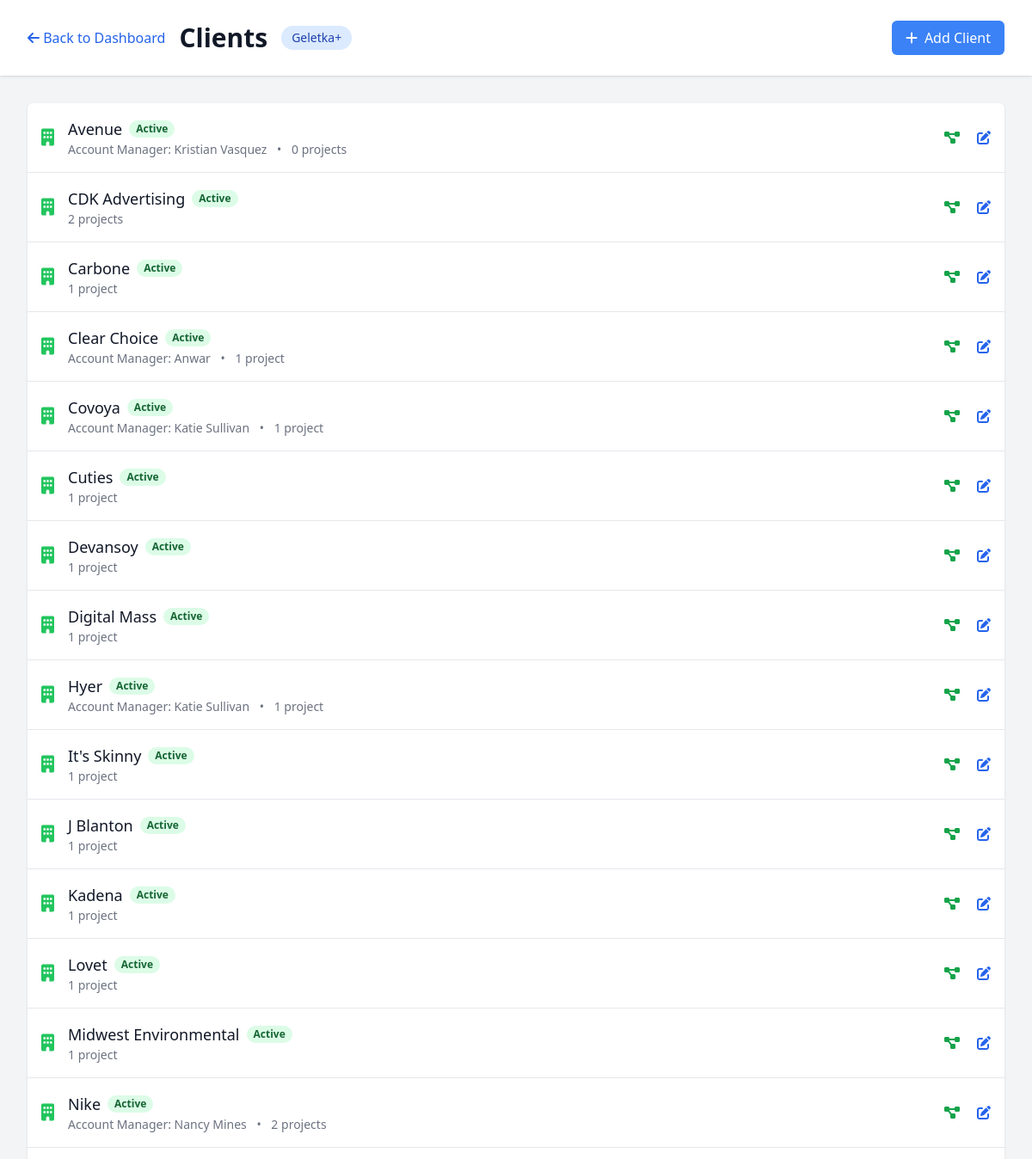
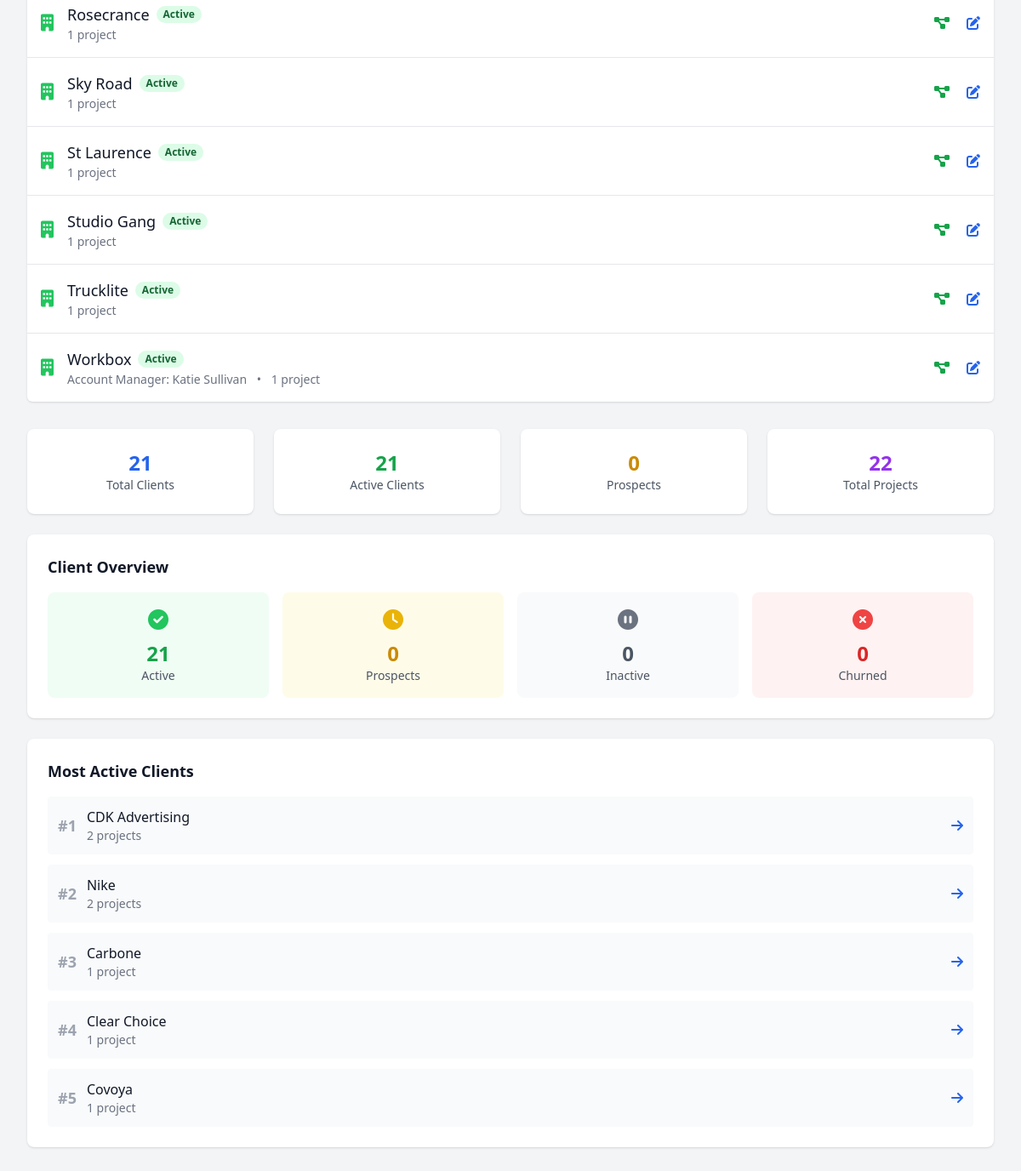
The app's page /agency/clients/ (signed in) with its own data (2 pictures, top to bottom).
### agency/models.py (models this page shows, shortened)
class Company(models.Model):
    id = models.UUIDField(primary_key=True, default=uuid.uuid4, editable=False)
    name = models.CharField(max_length=100)
    code = models.CharField(max_length=10, unique=True)
    created_at = models.DateTimeField(auto_now_add=True)
    class Meta:
        verbose_name_plural = "Companies"

class Client(models.Model):
    STATUS_CHOICES = [
        ('active', 'Active'),
        ('inactive', 'Inactive'),
        ('prospect', 'Prospect'),
        ('churned', 'Churned'),
    ]
    id = models.UUIDField(primary_key=True, default=uuid.uuid4, editable=False)
    name = models.CharField(max_length=200)
    company = models.ForeignKey(Company, on_delete=models.CASCADE, related_name='clients')
    status = models.CharField(max_length=20, choices=STATUS_CHOICES, default='active')
    account_manager = models.ForeignKey(User, on_delete=models.SET_NULL, null=True, blank=True,
                                      related_name='managed_clients')
    created_at = models.DateTimeField(auto_now_add=True)

### agency/views.py (the view)
# urls.py: path('clients/', views.clients_list, name='clients_list'),
@login_required
def clients_list(request):
    company = Company.objects.first()
    clients = Client.objects.filter(company=company).order_by('name')
    context = {
        'clients': clients,
        'company': company,
    }
    return render(request, 'clients/list.html', context)

### templates/clients/list.html (shortened to what this page needs)
<!DOCTYPE html>
<html lang="en">
<head>
    <script src="https://cdn.tailwindcss.com"></script>
    <link rel="stylesheet" href="https://cdnjs.cloudflare.com/ajax/libs/font-awesome/6.0.0/css/all.min.css">
</head>
<body class="bg-gray-100">
    <div class="min-h-screen">
        <header class="bg-white shadow">
            <div class="max-w-7xl mx-auto px-4 sm:px-6 lg:px-8">
                <div class="flex justify-between items-center py-6">
                    <div class="flex items-center">
                        <a href="{% url 'agency:dashboard' %}" class="text-blue-600 hover:text-blue-800 mr-4">
                            <i class="fas fa-arrow-left"></i> Back to Dashboard
                        </a>
                        <h1 class="text-3xl font-bold text-gray-900">Clients</h1>
                        {% if company %}
                            <span class="ml-4 px-3 py-1 bg-blue-100 text-blue-800 rounded-full text-sm">{{ company.name }}</span>
                        {% endif %}
                    </div>
                    <div class="flex space-x-4">
                        <a href="/admin/agency/client/add/" class="bg-blue-500 text-white px-4 py-2 rounded-md hover:bg-blue-600">
                            <i class="fas fa-plus mr-2"></i>Add Client
                        </a>
                    </div>
                </div>
            </div>
        </header>
        <main class="max-w-7xl mx-auto px-4 sm:px-6 lg:px-8 py-8">
            <div class="bg-white shadow overflow-hidden sm:rounded-md">
                <ul class="divide-y divide-gray-200">
                    {% for client in clients %}
                    <li>
                        <div class="px-4 py-4 flex items-center justify-between">
                            <div class="flex items-center">
                                <div class="flex-shrink-0">
                                    {% if client.status == 'active' %}
                                        <i class="fas fa-building text-green-500 text-xl"></i>
                                    {% elif client.status == 'prospect' %}
                                        <i class="fas fa-building text-yellow-500 text-xl"></i>
                                    {% else %}
                                        <i class="fas fa-building text-gray-500 text-xl"></i>
                                    {% endif %}
                                </div>
                                <div class="ml-4">
                                    <div class="flex items-center">
                                        <div class="text-lg font-medium text-gray-900">
                                            {{ client.name }}
                                        </div>
                                        <div class="ml-2 flex-shrink-0 flex">
                                            <span class="px-2 inline-flex text-xs leading-5 font-semibold rounded-full
                                                {% if client.status == 'active' %}bg-green-100 text-green-800
                                                {% elif client.status == 'prospect' %}bg-yellow-100 text-yellow-800
                                                {% elif client.status == 'churned' %}bg-red-100 text-red-800
                                                {% else %}bg-gray-100 text-gray-800{% endif %}">
                                                {{ client.get_status_display }}
                                            </span>
                                        </div>
                                    </div>
                                    <div class="text-sm text-gray-500">
                                        {% if client.account_manager %}
                                            <span>Account Manager: {{ client.account_manager.get_full_name|default:client.account_manager.username }}</span>
                                            <span class="mx-2">•</span>
                                        {% endif %}
                                        <span>{{ client.projects.count }} project{{ client.projects.count|pluralize }}</span>
                                    </div>
                                </div>
                            </div>
                            <div class="flex items-center space-x-2">
                                <a href="/admin/agency/project/?client__id__exact={{ client.id }}"
                                   class="text-green-600 hover:text-green-900 mr-3" title="View Projects">
                                    <i class="fas fa-project-diagram"></i>
                                </a>
                                <a href="/admin/agency/client/{{ client.id }}/change/"
                                   class="text-blue-600 hover:text-blue-900" title="Edit Client">
                                    <i class="fas fa-edit"></i>
                                </a>
                            </div>
                        </div>
                    </li>
                    {% endfor %}
                </ul>
            </div>
            {% if clients %}
            <div class="mt-8 grid grid-cols-1 md:grid-cols-4 gap-6">
                <div class="bg-white rounded-lg shadow p-6">
                    <div class="text-center">
                        <p class="text-2xl font-bold text-blue-600">{{ clients|length }}</p>
                        <p class="text-sm text-gray-600">Total Clients</p>
                    </div>
                </div>
                <div class="bg-white rounded-lg shadow p-6">
                    <div class="text-center">
                        <p class="text-2xl font-bold text-green-600" id="activeClients">0</p>
                        <p class="text-sm text-gray-600">Active Clients</p>
                    </div>
                </div>
                <div class="bg-white rounded-lg shadow p-6">
                    <div class="text-center">
                        <p class="text-2xl font-bold text-yellow-600" id="prospectClients">0</p>
                        <p class="text-sm text-gray-600">Prospects</p>
                    </div>
                </div>
                <div class="bg-white rounded-lg shadow p-6">
                    <div class="text-center">
                        <p class="text-2xl font-bold text-purple-600" id="totalProjects">0</p>
                        <p class="text-sm text-gray-600">Total Projects</p>
                    </div>
                </div>
            </div>
            <div class="mt-6 bg-white rounded-lg shadow p-6">
                <h3 class="text-lg font-semibold text-gray-900 mb-4">Client Overview</h3>
                <div class="grid grid-cols-2 md:grid-cols-4 gap-4">
                    <div class="text-center p-4 bg-green-50 rounded-lg">
                        <div class="flex items-center justify-center mb-2">
                            <i class="fas fa-check-circle text-green-500 text-2xl"></i>
                        </div>
                        <p class="text-2xl font-bold text-green-600" id="activeCount">0</p>
                        <p class="text-sm text-gray-600">Active</p>
                    </div>
                    <div class="text-center p-4 bg-yellow-50 rounded-lg">
                        <div class="flex items-center justify-center mb-2">
                            <i class="fas fa-clock text-yellow-500 text-2xl"></i>
                        </div>
                        <p class="text-2xl font-bold text-yellow-600" id="prospectCount">0</p>
                        <p class="text-sm text-gray-600">Prospects</p>
                    </div>
                    <div class="text-center p-4 bg-gray-50 rounded-lg">
                        <div class="flex items-center justify-center mb-2">
                            <i class="fas fa-pause-circle text-gray-500 text-2xl"></i>
                        </div>
                        <p class="text-2xl font-bold text-gray-600" id="inactiveCount">0</p>
                        <p class="text-sm text-gray-600">Inactive</p>
                    </div>
                    <div class="text-center p-4 bg-red-50 rounded-lg">
                        <div class="flex items-center justify-center mb-2">
                            <i class="fas fa-times-circle text-red-500 text-2xl"></i>
                        </div>
                        <p class="text-2xl font-bold text-red-600" id="churnedCount">0</p>
                        <p class="text-sm text-gray-600">Churned</p>
                    </div>
                </div>
            </div>
            <div class="mt-6 bg-white rounded-lg shadow p-6">
                <h3 class="text-lg font-semibold text-gray-900 mb-4">Most Active Clients</h3>
                <div class="space-y-3" id="topClients">
                </div>
            </div>
            {% endif %}
        </main>
    </div>
</body>
</html>

### records on screen
Company: name "Geletka+"
Client: name "Avenue", status "Active", account_manager.get_full_name "Kristian Vasquez", projects.count "0"
Client: name "CDK Advertising", status "Active", projects.count "2"
Client: name "Carbone", status "Active", projects.count "1"
Client: name "Clear Choice", status "Active", account_manager.get_full_name "Anwar", projects.count "1"
Client: name "Covoya", status "Active", account_manager.get_full_name "Katie Sullivan", projects.count "1"
Client: name "Cuties", status "Active", projects.count "1"
Client: name "Devansoy", status "Active", projects.count "1"
Client: name "Digital Mass", status "Active", projects.count "1"
Client: name "Hyer", status "Active", account_manager.get_full_name "Katie Sullivan", projects.count "1"
Client: name "It's Skinny", status "Active", projects.count "1"
Client: name "J Blanton", status "Active", projects.count "1"
Client: name "Kadena", status "Active", projects.count "1"
Client: name "Lovet", status "Active", projects.count "1"
Client: name "Midwest Environmental", status "Active", projects.count "1"
Client: name "Nike", status "Active", account_manager.get_full_name "Nancy Mines", projects.count "2"
Client: name "Rosecrance", status "Active", projects.count "1"
Client: name "Sky Road", status "Active", projects.count "1"
Client: name "St Laurence", status "Active", projects.count "1"
Client: name "Studio Gang", status "Active", projects.count "1"
Client: name "Trucklite", status "Active", projects.count "1"
Client: name "Workbox", status "Active", account_manager.get_full_name "Katie Sullivan", projects.count "1"

### other values on screen
{{ clients|length }} "21"
